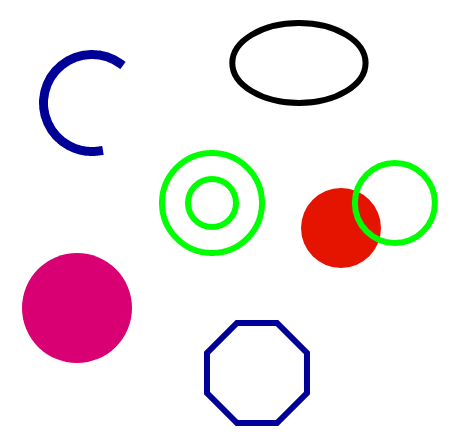
#> input picture 5_Programmation/test/15_circle_detection/rond.png, 461 x 448 px
$ python circle_detect.py
#> lines starting #> are read from the running program, lines starting #| are printed output that depends on the picture; after the words box and inside, x2 and y2 are one past the last pixel; in counts of white or black regions, pixels touching at a corner belong together
#circle_detect.py / 23.11.2020 / Robin Forestier
#import de la bibliothèque opencv
import cv2
import numpy as np

#charge l'image
img = cv2.imread('rond.png')
#> img is the input picture: shape (448, 461, 3); mean B, G, R 233.2, 230.8, 240.2
gray = cv2.cvtColor(img, cv2.COLOR_BGR2GRAY)
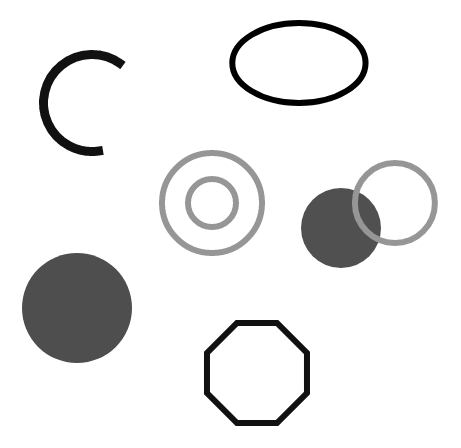
#> gray: shape (448, 461); min 0, max 255, mean 233.9
gray = cv2.medianBlur(gray,5)


circles = cv2.HoughCircles(gray,cv2.HOUGH_GRADIENT,1,50,
                           param1=50,param2=30,minRadius=0,maxRadius=150)
#> circles = [[76.5, 308.5, 55], [90.5, 102.5, 52.4], [211.5, 202.5, 21], [298.5, 119.5, 100.1], [340.5, 226.5, 40.1], [394.5, 201.5, 36.8], [297.5, 2.5, 96.9], [258.5, 372.5, 48.2], [335.5, 62.5, 31.9], [260.5, 62.5, 25.2]]

#vérification si il y a un cercles
if circles is not None :
    circles = np.uint16(np.around(circles))
#> circles = [[76, 308, 55], [90, 102, 52], [212, 202, 21], [298, 120, 100], [340, 226, 40], [394, 202, 37], [298, 2, 97], [258, 372, 48], [336, 62, 32], [260, 62, 25]]
    #affiches les cercles et leur centre
    for i in circles[0,:]:
        cv2.circle(img,(i[0],i[1]),i[2],(0,255,255),2)
        cv2.circle(img,(i[0],i[1]),2,(0,0,0),3)
#> this loop made 10 passes
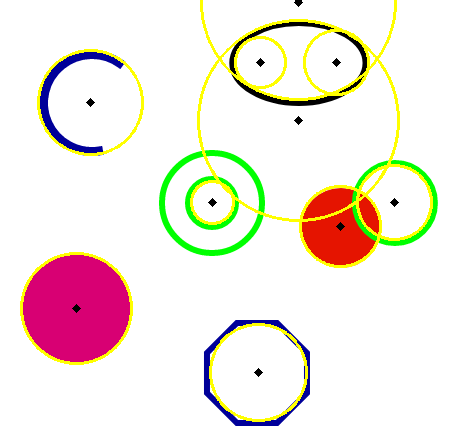
#> img: shape (448, 461, 3); 4.22% of pixels changed, all inside (x1, y1, x2, y2) = (20, 0, 433, 422)

#affiche l'image
cv2.imshow('mon image', img)

#attendre qu'une touch soit pressée
cv2.waitKey(0)
#ferme toutes les fenêtre
cv2.destroyAllWindows()
